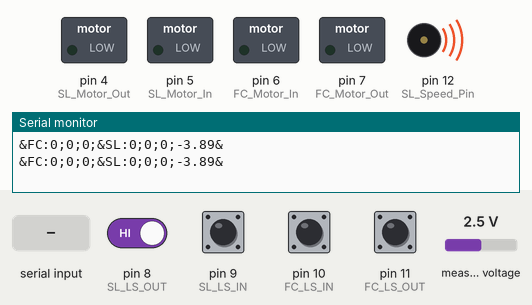
Bench run of a sketch on a simulated Arduino Uno, built with avr-gcc and run on an emulated ATmega328P. On the bench: switched loads named in the sketch (green lamp = pin HIGH), buzzer (waves = sounding), the last lines printed to the serial monitor. Inputs (shaded band) come from the test bench; at power-on: pin 8 (SL_LS_OUT), pin 9 (SL_LS_IN), pin 10 (FC_LS_IN), pin 11 (FC_LS_OUT) HIGH, measured voltage 2.5 V.

Above: at 1.2 s.
1.3 s: "SL_IN\n" received over Serial
At 2.5 s:
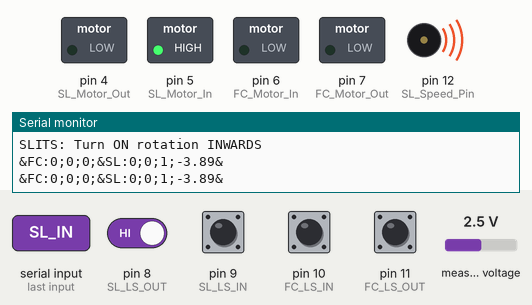
2.8 s: "SL_OUT\n" received over Serial
At 3.9 s:
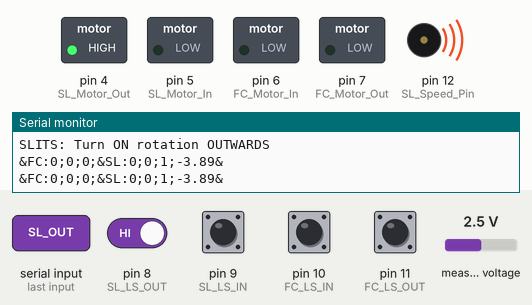
4.3 s: "FC_IN\n" received over Serial
At 5.0 s:
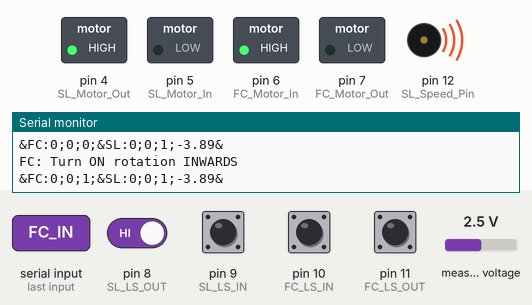
5.8 s: pin 8 (SL_LS_OUT) driven LOW
At 6.1 s:
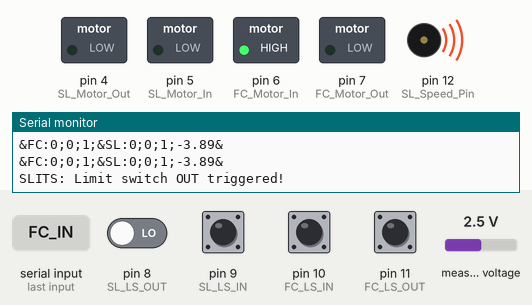
7.3 s: "FC_OUT\n" received over Serial
At 8.5 s:
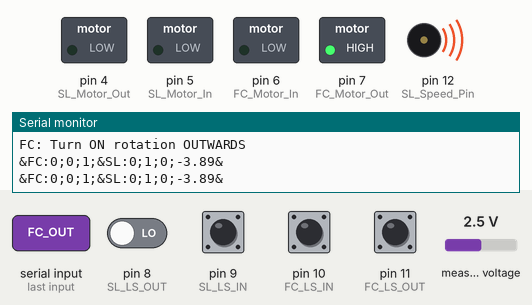
8.8 s: "SL_TO#\n" received over Serial
At 10.0 s:
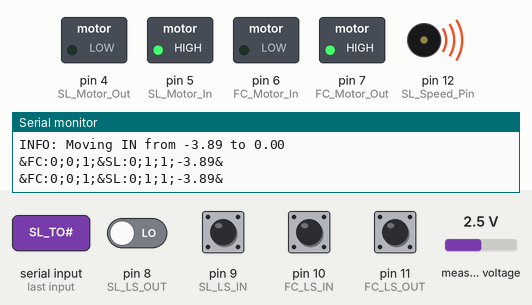
Timing chart, 0 to 11.4 s (numbered marks = the images above; inputs shaded):
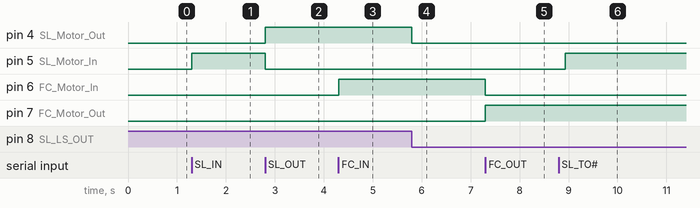

The sketch:

diagnostic_box.ino
```cpp
#include <Adafruit_ADS1X15.h>


#define SL_Motor_In 5   // Slits move motor intwards (motor 1 relay 2)
#define SL_Motor_Out 4  // Slits move motor outwards (motor 1 relay 1)
#define SL_Speed_Pin 12

#define FC_Motor_In 6   // FC move motor inwards ( motor 2 relay 3)
#define FC_Motor_Out 7  //FC move motor outwards (motor 2 relay 4)

// Limit switches (1 - not triggered, 0 -triggered)
#define SL_LS_OUT 8
#define SL_LS_IN 9
#define FC_LS_IN 10
#define FC_LS_OUT 11


Adafruit_ADS1115 ads; /* Use this for the 16-bit version */

const float SL_MIN_POSITION = 0.0;    // Minimum position (mm)
const float SL_MAX_POSITION = 123.5;  // Maximum position (mm)

const float SLOW_DOWN_DISTANCE = 1.0; // mm distance from target to slow down
const int SLOW_FREQ = 200;            // Hz for slow speed
const int NORMAL_FREQ = 800;          // Hz for normal speed
int currentUserFrequency = NORMAL_FREQ; // Default frequency

const unsigned long statusInterval = 500; // ms
unsigned long lastStatusTime = 0;


// ======================== State Variables ==================
enum MovementState {
  IDLE,
  MOVING_IN,
  MOVING_OUT
};

MovementState slState = IDLE;
MovementState fcState = IDLE;

float slStartPos = 0;
float slTargetPos = 0;
bool movingToTarget = false;

// ======================== Helper functions ================

float rdAvgVoltage(uint8_t channel = 0, int samples = 10) {
  long sum = 0;
  for (int i = 0; i < samples; i++) {
    sum += ads.readADC_SingleEnded(channel);
    delay(5);  // small delay between samples
  }
  float avg = sum / float(samples);
  return ads.computeVolts(avg);
}

//TODO: recalibrate
float getSlitPosition(uint8_t channel = 0) {
  float volts = rdAvgVoltage(channel);
  //const float minVoltage = 0.29;
  //const float maxVoltage = 4.242;
  const float minVoltage = 0.128;
  const float maxVoltage = 4.19;
  float pos = (volts - minVoltage) * (SL_MAX_POSITION - SL_MIN_POSITION) / (maxVoltage - minVoltage);
  //Serial.print(volts,3); Serial.print(" V; ");Serial.print(pos);  Serial.println(" mm");
  return pos;
}


void moveToPosition(float targetPos) {
  float currentPos = getSlitPosition();

  if (targetPos > SL_MAX_POSITION) {
    Serial.println("INFO: Target out of boundaries. Moving to closest safe position");
      targetPos = SL_MAX_POSITION;
  } else if (targetPos < SL_MIN_POSITION) {
    Serial.println("INFO: Target out of boundaries. Moving to closest safe position...");
      targetPos = SL_MIN_POSITION;
  }

  // Stop any current movement
  stopSlMovement();
  // Use the current user frequency
  tone(SL_Speed_Pin, currentUserFrequency);
  // Determine direction and move
  if (targetPos > currentPos) {
    digitalWrite(SL_Motor_In, HIGH);
    slState = MOVING_IN;
    Serial.print("INFO: Moving IN from ");
    Serial.print(currentPos);
    Serial.print(" to ");
    Serial.println(targetPos);
  } else {
    digitalWrite(SL_Motor_Out, HIGH);
    slState = MOVING_OUT;
    Serial.print("INFO: Moving OUT from ");
    Serial.print(currentPos);
    Serial.print(" to ");
    Serial.println(targetPos);
  }
  slTargetPos = targetPos;
  movingToTarget = true;
}


void stopSlMovement() {
  digitalWrite(SL_Motor_In, LOW);
  digitalWrite(SL_Motor_Out, LOW);
  slState = IDLE;
  movingToTarget = false;
}

void stopFcMovement() {
  digitalWrite(FC_Motor_In, LOW);
  digitalWrite(FC_Motor_Out, LOW);
  fcState = IDLE;
}

//Check if movement should stop due to limit switch
bool checkLimitSwitches() {
  // Check SLITS limit switches
  if (slState == MOVING_IN && !digitalRead(SL_LS_IN)) {
    Serial.println("SLITS: Limit switch IN triggered!");
    stopSlMovement();
    return true;
  }
  if (slState == MOVING_OUT && !digitalRead(SL_LS_OUT)) {
    Serial.println("SLITS: Limit switch OUT triggered!");
    stopSlMovement();
    return true;
  }

  // Check FC limit switches
  if (fcState == MOVING_IN && !digitalRead(FC_LS_IN)) {
    Serial.println("FC: Limit switch IN triggered!");
    stopFcMovement();
    return true;
  }
  if (fcState == MOVING_OUT && !digitalRead(FC_LS_OUT)) {
    Serial.println("FC: Limit switch OUT triggered!");
    stopFcMovement();
    return true;
  }

  return false;
}

void sendStatusMessage() {
  float pos = getSlitPosition();
  bool read_FC_LS_IN = !digitalRead(FC_LS_IN);
  bool read_FC_LS_OUT = !digitalRead(FC_LS_OUT);
  bool read_SL_LS_IN = !digitalRead(SL_LS_IN);
  bool read_SL_LS_OUT = !digitalRead(SL_LS_OUT);
  // Motion states ("1"=moving, "0"=idle)
  String sl_state = (slState != IDLE) ? "1" : "0";
  String fc_state = (fcState != IDLE) ? "1" : "0";

  // status message
  String message = "&FC:" + String(read_FC_LS_IN) + ";" + String(read_FC_LS_OUT) + ";" + fc_state +
  ";&SL:" + String(read_SL_LS_IN) + ";" + String(read_SL_LS_OUT) + ";" + sl_state + ";" +
  String(pos, 2) + "&";
  Serial.println(message);
}

void updatePositionMovement() {
  if (!movingToTarget) return;

  float currPos = getSlitPosition();
  float distanceToTarget = abs(currPos - slTargetPos);
  // Check if we should slow down when approaching target
  if (distanceToTarget < SLOW_DOWN_DISTANCE) {
    tone(SL_Speed_Pin, SLOW_FREQ);
    //Serial.println("Slowing down");
  }
  else if (distanceToTarget <2*SLOW_DOWN_DISTANCE){
    //Serial.println("Slowing down 1");
    tone(SL_Speed_Pin, (SLOW_FREQ+currentUserFrequency)/2);
  }else {
    tone(SL_Speed_Pin, currentUserFrequency);
  }

  // Check if target reached
  if ((slState == MOVING_IN && currPos >= slTargetPos) || (slState == MOVING_OUT && currPos <= slTargetPos)) {
    Serial.print("Target reached. Final position: ");
    Serial.println(currPos);
    // Restore user frequency
    tone(SL_Speed_Pin, currentUserFrequency);
    stopSlMovement();
  }
}


// ========================= MAIN PART ========================

void setup() {
  Serial.begin(38400);

  ads.setGain(GAIN_TWOTHIRDS);  // 2/3x gain +/- 6.144V  1 bit = 0.1875mV (default)
  if (!ads.begin()) {
    Serial.println("Failed to initialize ADS.");
    while (1);
  }

  // 5V to transistor base to swith relay
  pinMode(SL_Motor_In, OUTPUT);
  pinMode(SL_Motor_Out, OUTPUT);
  pinMode(SL_Speed_Pin, OUTPUT);
  pinMode(FC_Motor_In, OUTPUT);
  pinMode(FC_Motor_Out, OUTPUT);

  tone(SL_Speed_Pin, NORMAL_FREQ);
}

void loop() {
  if (Serial.available()) {
    String command = Serial.readStringUntil('\n');
    command.trim();
    // ================== MOTOR 1 (SLITS) ======================
    // Turn on rotation INWARDS
    if (command == "SL_IN") {
      // if moves outwards, turn it off before moving inwards
      if (digitalRead(SL_Motor_Out)) {
        digitalWrite(SL_Motor_Out, LOW);
      }
      slState = MOVING_IN;
      movingToTarget = false;
      digitalWrite(SL_Motor_In, HIGH);
      Serial.println("SLITS: Turn ON rotation INWARDS");
    }
    // Turn on rotation OUTWARDS
    else if (command == "SL_OUT") {
      // if moves inwards, turn it off before moving outwards
      if (digitalRead(SL_Motor_In)) {
        digitalWrite(SL_Motor_In, LOW);
      }
      slState = MOVING_OUT;
      movingToTarget = false;
      digitalWrite(SL_Motor_Out, HIGH);
      Serial.println("SLITS: Turn ON rotation OUTWARDS");
    }
    // Turn off rotation in any direction
    else if (command == "SL_STOP") {
      stopSlMovement();
      Serial.println("SLITS: Turn OFF rotation");
    }
    // ================== MOTOR 2 (FC) ======================
    // Turn on rotation INWARDS
    else if (command == "FC_IN") {
      // if moves outwards, turn it off before moving inwards
      if (digitalRead(FC_Motor_Out)) {
        digitalWrite(FC_Motor_Out, LOW);
      }
      fcState = MOVING_IN;
      digitalWrite(FC_Motor_In, HIGH);
      Serial.println("FC: Turn ON rotation INWARDS");
    }
    // Turn on rotation OUTWARDS
    else if (command == "FC_OUT") {
      // if moves inwards, turn it off before moving outwards
      if (digitalRead(FC_Motor_In)) {
        digitalWrite(FC_Motor_In, LOW);
      }
      fcState = MOVING_OUT;
      digitalWrite(FC_Motor_Out, HIGH);
      Serial.println("FC: Turn ON rotation OUTWARDS");
    }
    // Turn off rotation in any direction
    else if (command == "FC_STOP") {
      stopFcMovement();
      Serial.println("FC: Turn OFF rotation");
    }

    // ========= Position control commands  ==============
    else if (command.startsWith("SL_TO#")) {
      float targetPos = command.substring(6).toFloat();
      moveToPosition(targetPos);
    }
    else if (command.startsWith("SL_IN_BY#")) {
      float x = command.substring(9).toFloat();
      float currentPos = getSlitPosition();
      float targetPos = currentPos + x;
      moveToPosition(targetPos);
    }
    else if (command.startsWith("SL_OUT_BY#")) {
      float x = command.substring(10).toFloat();
      float currentPos = getSlitPosition();
      float targetPos = currentPos - x;
      moveToPosition(targetPos);
    }
    else if (command.startsWith("SL_FR#")) {
      int slFreq = command.substring(6).toInt();
      if (slFreq < 31){
        currentUserFrequency = 32;
        tone(SL_Speed_Pin,currentUserFrequency);
        Serial.println("Frequency to low. Set to 32 Hz");
      }
      else if (slFreq >=1000){
        Serial.println("Frequency is too high. Enter value between 32 and 1000 Hz");
      }
      else{
        currentUserFrequency = slFreq;
        tone(SL_Speed_Pin,currentUserFrequency);
        Serial.print("Slit speed set to "); Serial.print(currentUserFrequency); Serial.println(" Hz");
      }
    }
    // If unknown command stop everything
    else {
      Serial.print("Unknown command. Stopping... Command: ");
      Serial.println(command);
      stopSlMovement();
      stopFcMovement();
    }
  }

  checkLimitSwitches();
  updatePositionMovement();

  // Send status at regular intervals
  unsigned long currentTime = millis();
  if (currentTime - lastStatusTime >= statusInterval) {
    sendStatusMessage();
    lastStatusTime = currentTime;
  }

}
```

Measured:
- after the input at 1.3 s, pin 5 (SL_Motor_In): LOW → HIGH at once
- after the input at 2.8 s, pin 4 (SL_Motor_Out): LOW → HIGH at once; pin 5 (SL_Motor_In): HIGH → LOW at once
- after the input at 4.3 s, pin 6 (FC_Motor_In): LOW → HIGH at once
- after the input at 5.8 s, pin 4 (SL_Motor_Out): HIGH → LOW at once
- after the input at 7.3 s, pin 6 (FC_Motor_In): HIGH → LOW at once; pin 7 (FC_Motor_Out): LOW → HIGH at once
- after the input at 8.8 s, pin 5 (SL_Motor_In): LOW → HIGH after 0.13 s
